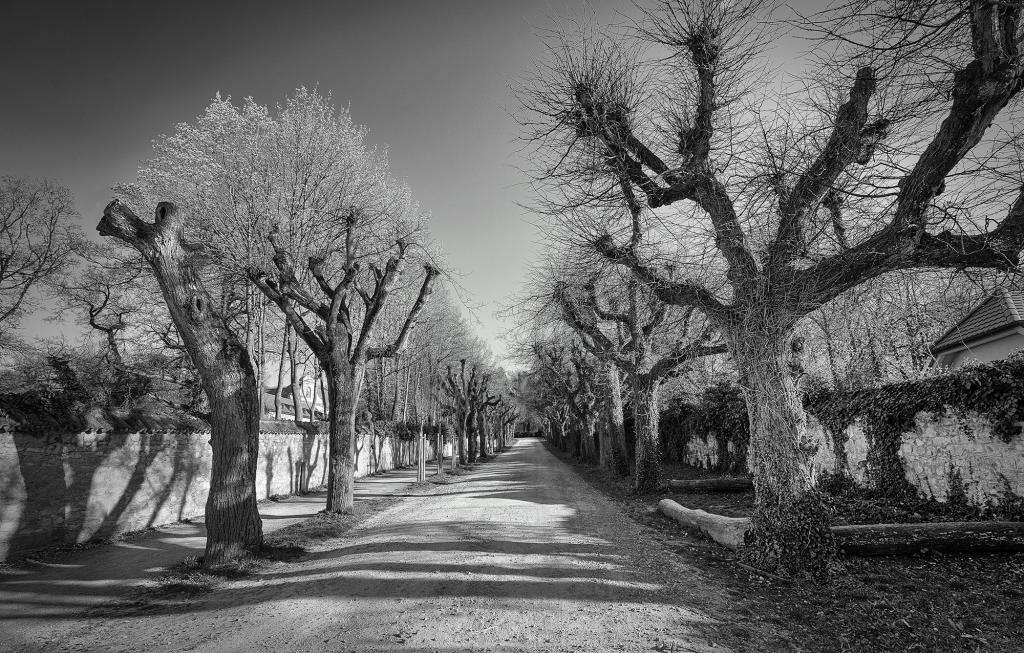
#> input picture test_imgs/test_img.jpeg, 1024 x 653 px, found by its file name
$ python functional_pipeline.py
#> lines starting #> are read from the running program, lines starting #| are printed output that depends on the picture
### noise_model.py
import numpy as np
import math
import cv2
import time

class Photodiode(object):
	"""docstring for Photodiode"""
	def __init__(self,
		name,
		dark_current_noise,
		max_val,
		enable_dcnu=False,
		dcnu_percentage=0.05,
	):
		super(Photodiode, self).__init__()
		self.name = name
		self.dark_current_noise = dark_current_noise
		self.max_val = max_val
		self.enable_dcnu = enable_dcnu
		self.dcnu_noise = None
		self.dcnu_percentage = dcnu_percentage

		# initialize random number generator
		random_seed = int(time.time())
		self.rs = np.random.RandomState(random_seed)

	def apply_gain_and_noise(self, input_signal):
		if len(input_signal.shape) != 2:
			raise Exception("input signal in noise model needs to be in (height, width) 2D shape.")

		input_height, input_width = input_signal.shape

		# simulate photon shot noise using Poisson random function
		signal_after_shot_noise = self.rs.poisson(input_signal, (input_height, input_width))

		# check if DCNU needs to be applied.
		if self.enable_dcnu:
			# first generate dcnu variant for each pixel
			self.dcnu_noise = self.rs.normal(
				loc = self.dark_current_noise,
				scale = self.dark_current_noise*self.dcnu_percentage,
				size = (input_height, input_width)
			)

			# then apply poisson distribution on dcnu
			signal_after_dc_noise = self.rs.poisson(
				self.dcnu_noise,
				size=(input_height, input_width)
			) + signal_after_shot_noise
		else:
			# directly apply dc noise
			signal_after_dc_noise = self.rs.poisson(
				self.dark_current_noise,
				size=(input_height, input_width)
			) + signal_after_shot_noise


		return np.clip(signal_after_dc_noise, a_min=0, a_max=self.max_val)

	def __str__(self):
		return self.name

	def __repr__(self):
		return self.name

class ADCQuantization(object):
	"""docstring for ADCQuantization"""
	def __init__(
		self,
		name,
		adc_noise,
		max_val
	):
		super(ADCQuantization, self).__init__()
		self.name = name
		self.adc_noise = adc_noise
		self.max_val = max_val

		# initialize random number generator
		random_seed = int(time.time())
		self.rs = np.random.RandomState(random_seed)

	def apply_gain_and_noise(self, input_signal):
		if len(input_signal.shape) != 2:
			raise Exception("input signal in noise model needs to be in (height, width) 2D shape.")

		input_height, input_width = input_signal.shape

		# simulate quantization noise
		signal_after_noise = self.rs.normal(
				scale = self.adc_noise,
				size = (input_height, input_width)
			) + input_signal

		return np.clip(signal_after_noise, a_min=0, a_max=self.max_val)

	def __str__(self):
		return self.name

	def __repr__(self):
		return self.name

class PixelwiseComponent(object):
	"""
		A general interface for any noise source resided inside each pixel,
		including floating diffusion, source follower, etc.

		General assumption of the noise source is that the noise
		follows a "zero-mean" Gaussian distribution. Users need
		to provide either noise error (sigma value) or a error
		percentage rate which is applied to the input signal:
		sigma = percentage rate * input signal

		If noise parameter exists, noise_percentage will be ignored.

		Order: gain will be first applied before adding noises.
	"""
	def __init__(
		self,
		name,
		gain=1,
		noise=None,
		max_val=None,
		noise_percentage=None,
		enable_prnu=False,
		prnu_percentage=0.02
	):
		super(PixelwiseComponent, self).__init__()
		self.name = name
		self.gain = gain
		self.noise = noise
		self.max_val = max_val
		self.noise_percentage = noise_percentage
		self.enable_prnu = enable_prnu
		self.prnu_gain = None
		self.prnu_percentage = prnu_percentage

		if self.noise == None and self.noise_percentage == None:
			raise Exception("Insufficient parameters: noise and noise_percentage both are None.")

		# initialize random number generator
		random_seed = int(time.time())
		self.rs = np.random.RandomState(random_seed)

	def apply_gain_and_noise(self, input_signal):
		if len(input_signal.shape) != 2:
			raise Exception("input signal in noise model needs to be in (height, width) 2D shape.")

		input_height, input_width = input_signal.shape
		if self.enable_prnu:
			self.prnu_gain = self.rs.normal(
				loc = self.gain,
				scale = self.gain*self.prnu_percentage,
				size = (input_height, input_width)
			)
			# generate random gain values
			input_after_gain = self.prnu_gain * input_signal
		else:
			input_after_gain = self.gain * input_signal

		if self.noise is not None:
			input_after_noise = self.rs.normal(
				scale = self.noise,
				size = (input_height, input_width)
			) + input_after_gain
		elif self.noise_percentage is not None:
			# print((self.noise_percentage * input_signal).shape)
			input_after_noise = self.rs.normal(
				scale = self.noise_percentage * input_signal,
				size = (input_height, input_width)
			) + input_after_gain
		else:
			raise Exception("Insufficient parameters: noise and noise_percentage both are None.")

		return np.clip(input_after_noise, a_min=0, a_max=self.max_val)

	def __str__(self):
		return self.name

	def __repr__(self):
		return self.name

class FloatingDiffusion(object):
	"""
		Floating Diffusion class

		General assumption of the noise source is that the noise
		follows a "zero-mean" Gaussian distribution. Users need
		to provide either noise error (sigma value).

		Gain is generally slightly less than 1, here, the default value
		is 1.

		To enable CDS and PRNU, just set enable flag to be True.

		if enable_cds is True, apply_gain_and_noise function will
		return two values, one is the input + reset noise,
		and the other is the reset noise.

		Order: gain will be first applied before adding noises.
	"""
	def __init__(
		self,
		name,
		gain=1,
		noise=None,
		max_val=None,
		enable_cds=False,
		enable_prnu=False,
		prnu_percentage=0.02

	):
		super(FloatingDiffusion, self).__init__()
		self.name = name
		self.gain = gain
		self.noise = noise
		self.max_val = max_val
		self.enable_cds = enable_cds
		self.enable_prnu = enable_prnu
		self.prnu_gain = None
		self.prnu_percentage = prnu_percentage

		if self.noise == None:
			raise Exception("Insufficient parameters: noise is None.")

		# initialize random number generator
		random_seed = int(time.time())
		self.rs = np.random.RandomState(random_seed)

	def apply_gain_and_noise(self, input_signal):
		if len(input_signal.shape) != 2:
			raise Exception("input signal in noise model needs to be in (height, width) 2D shape.")

		input_height, input_width = input_signal.shape
		if self.enable_prnu:
			self.prnu_gain = self.rs.normal(
				loc = self.gain,
				scale = self.gain*self.prnu_percentage,
				size = (input_height, input_width)
			)
			# generate random gain values
			input_after_gain = self.prnu_gain * input_signal
		else:
			input_after_gain = self.gain * input_signal

		if self.noise is not None:
			reset_noise = self.rs.normal(
				scale = self.noise,
				size = (input_height, input_width)
			)
			input_after_noise = reset_noise + input_after_gain
		else:
			raise Exception("Insufficient parameters: noise and noise_percentage both are None.")

		if self.enable_cds:
			return np.clip(input_after_noise, a_min=0, a_max=self.max_val), np.clip(reset_noise, a_min=0, a_max=self.max_val)
		else:
			return np.clip(input_after_noise, a_min=0, a_max=self.max_val)

	def __str__(self):
		return self.name

	def __repr__(self):
		return self.name

class CorrelatedDoubleSampling(object):
	"""
		Correlated Double Sampling

		General assumption:
			gain is 1,
			noise follows zero-mean normal distribution.

		Order: gain will be first applied before adding noises.
	"""
	def __init__(
		self,
		name,
		gain=1,
		noise=None,
		max_val=None,
	):
		super(CorrelatedDoubleSampling, self).__init__()
		self.name = name
		self.gain = gain
		self.noise = noise
		self.max_val = max_val

		if self.noise == None:
			raise Exception("Insufficient parameters: noise is None.")

		# initialize random number generator
		random_seed = int(time.time())
		self.rs = np.random.RandomState(random_seed)

	def apply_gain_and_noise(self, input_signal, reset_noise):
		if len(input_signal.shape) != 2:
			raise Exception("input signal in noise model needs to be in (height, width) 2D shape.")

		input_height, input_width = input_signal.shape

		input_diff = input_signal - reset_noise

		if self.noise is not None:
			input_after_noise = self.rs.normal(
				scale = self.noise,
				size = (input_height, input_width)
			) + input_diff
		else:
			raise Exception("Insufficient parameters: noise and noise_percentage both are None.")

		return np.clip(input_after_noise, a_min=0, a_max=self.max_val)

	def __str__(self):
		return self.name

	def __repr__(self):
		return self.name

class ColumnwiseComponent(object):
	"""
		A general interface for any noise source that applies to
		each column, such as column amplifier.

		Order: gain will be first applied before adding noises.
	"""
	def __init__(
		self,
		name,
		gain=1,
		noise=None,
		noise_percentage=None,
		max_val=None,
		enable_prnu=False,
		prnu_percentage=0.01,
		enable_offset=False,
		pixel_offset_voltage=0.1,
		col_offset_voltage=0.05
	):
		super(ColumnwiseComponent, self).__init__()
		self.name = name
		self.gain = gain
		self.noise = noise
		self.max_val = max_val
		self.noise_percentage = noise_percentage
		self.enable_prnu = enable_prnu
		self.prnu_gain = None
		self.prnu_percentage = prnu_percentage
		self.enable_offset = enable_offset
		self.pixel_offset_voltage = pixel_offset_voltage
		self.col_offset_voltage = col_offset_voltage

		if self.noise == None and self.noise_percentage == None:
			raise Exception("Insufficient parameters: noise and noise_percentage both are None.")

		# initialize random number generator
		random_seed = int(time.time())
		self.rs = np.random.RandomState(random_seed)

	def apply_gain_and_noise(self, input_signal):
		if len(input_signal.shape) != 2:
			raise Exception("input signal in noise model needs to be in (height, width) 2D shape.")

		input_height, input_width = input_signal.shape
		if self.enable_offset:
			input_signal += self.pixel_offset_voltage
		if self.enable_prnu:
			self.prnu_gain = np.repeat(
				self.rs.normal(
					loc = self.gain,
					scale = self.gain*self.prnu_percentage,
					size = (1, input_width)
				),
				input_height,
				axis=0
			)
			# generate random gain values
			input_after_gain = self.prnu_gain * input_signal
		else:
			input_after_gain = self.gain * input_signal

		if self.noise is not None:
			input_after_noise = self.rs.normal(
				scale = self.noise,
				size = (input_height, input_width)
			) + input_after_gain
		elif self.noise_percentage is not None:
			# print((self.noise_percentage * input_signal).shape)
			input_after_noise = self.rs.normal(
				scale = self.noise_percentage * input_signal,
				size = (input_height, input_width)
			) + input_after_gain
		else:
			raise Exception("Insufficient parameters: noise and noise_percentage both are None.")

		if self.enable_offset:
			input_after_gain += self.col_offset_voltage

		return np.clip(input_after_noise, a_min=0, a_max=self.max_val)

	def __str__(self):
		return self.name

	def __repr__(self):
		return self.name

### functional_pipeline.py
import numpy as np
import math
import cv2
import time

from noise_model import Photodiode, ADCQuantization, PixelwiseComponent,\
					ColumnwiseComponent, FloatingDiffusion, CorrelatedDoubleSampling

def main():

	img_name = "test_img.jpeg"
	# sensor specs
	full_scale_input_voltage = 2.7 # V
	pixel_full_well_capacity = 10000 # e

	# noise specs
	conversion_gain = 2.7/10000./2.
	column_amplifier_gain = 2.0
	column_amplifier_noise_pct = 0.05
	dc_noise = 2.5 # electrons
	fd_read_noise = 0.02 # V
	sf_read_noise = 0.01 # V
	cds_noise = 0.01 # V
	adc_noise = 0.02 # V
	pixel_offset_voltage = 0.1 # V
	col_offset_voltage = 0.05 # V

	adc_resolution = 8 # bits

	# load test image
	org_img = np.array(cv2.imread(img_name, cv2.IMREAD_GRAYSCALE))

	# a simple inverse img to photon
	photon_input = org_img/np.max(org_img)*pixel_full_well_capacity

	# create noise objects
	pd_noise = Photodiode(
		"Photodiode",
		dark_current_noise=dc_noise,
		max_val=pixel_full_well_capacity,
		enable_dcnu=True,
		dcnu_percentage=0.05,
	)

	signal_after_pd_noise = pd_noise.apply_gain_and_noise(photon_input)
#> in apply_gain_and_noise, `signal_after_dc_noise = self.rs.poisson( self.dcnu_noise, size=(input_..`:
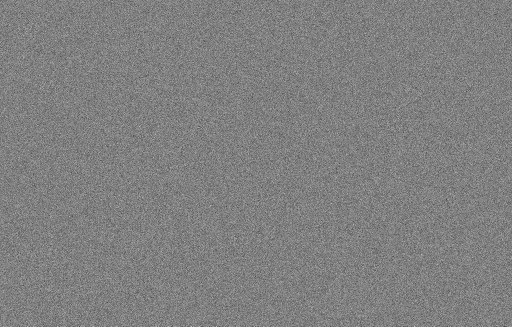
#> self.dcnu_noise: shape (653, 1024) float64 (shown at 1/2 size); min 1.9, max 3.1, mean 2.5; drawn with min black and max white

	print("image after shot noise, max: ", np.max(signal_after_pd_noise))
#| image after shot noise, max:  10000
	cv2.imshow("image after shot noise", signal_after_pd_noise/np.max(signal_after_pd_noise))
	cv2.waitKey(0)
	cv2.destroyAllWindows()

	fd_noise = FloatingDiffusion(
		name = "FloatingDiffusion",
		gain = conversion_gain,
		noise = fd_read_noise,
		max_val = pixel_full_well_capacity*conversion_gain,
		enable_cds = True,
		enable_prnu = True,
	)

	voltage_after_fd_noise, reset_voltage = fd_noise.apply_gain_and_noise(signal_after_pd_noise)
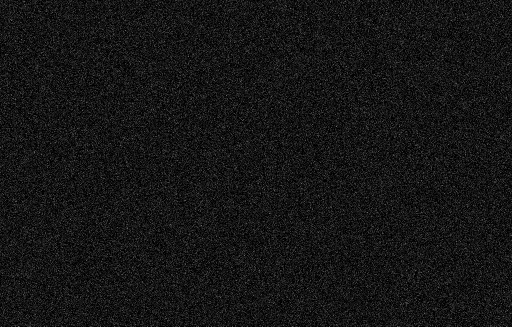
#> reset_voltage: shape (653, 1024) float64 (shown at 1/2 size); min 0, max 0.0955, mean 0.00796; drawn with min black and max white

	print("image after fd noise, max: ", np.max(voltage_after_fd_noise))
#| image after fd noise, max:  1.35
	cv2.imshow("image after fd noise", voltage_after_fd_noise/np.max(voltage_after_fd_noise))
	cv2.waitKey(0)
	cv2.destroyAllWindows()

	sf_noise = PixelwiseComponent(
		name = "SourceFollower",
		gain = 1.0,
		noise = sf_read_noise,
		max_val = pixel_full_well_capacity*conversion_gain,
	)

	voltage_after_sf_noise = sf_noise.apply_gain_and_noise(voltage_after_fd_noise)
	reset_voltage = sf_noise.apply_gain_and_noise(reset_voltage)
#> in apply_gain_and_noise (call 2), `input_after_noise = self.rs.normal( scale = self.noise, size = (input_..`:
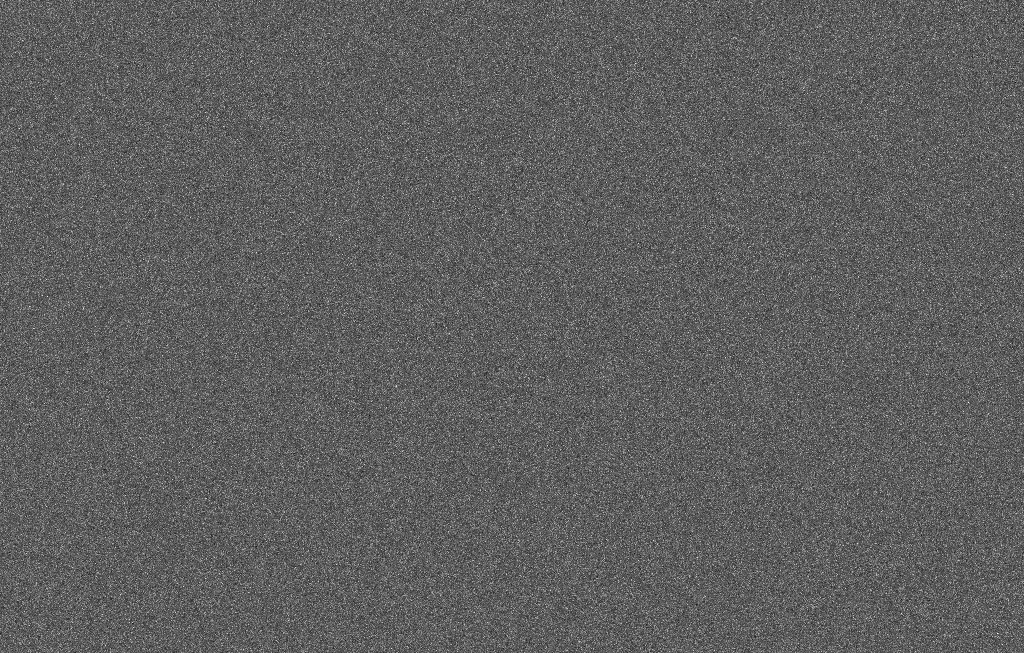
#> input_after_noise: shape (653, 1024) float64; min -0.0498, max 0.105, mean 0.00797; drawn with min black and max white

	print("image after sf noise, max: ", np.max(voltage_after_sf_noise))
#| image after sf noise, max:  1.35

	col_amplifier_noise = ColumnwiseComponent(
		name = "ColumnAmplifier",
		gain = column_amplifier_gain,
		max_val = pixel_full_well_capacity*conversion_gain*column_amplifier_gain,
		noise_percentage = column_amplifier_noise_pct,
		enable_prnu = True
	)

	voltage_after_col_amp_noise = col_amplifier_noise.apply_gain_and_noise(voltage_after_sf_noise)
	reset_voltage = col_amplifier_noise.apply_gain_and_noise(reset_voltage)

	print("voltage_after_col_amp_noise", np.max(voltage_after_col_amp_noise))
#| voltage_after_col_amp_noise 2.7
	cv2.imshow(
		"image after col amplifier noise",
		voltage_after_col_amp_noise/np.max(voltage_after_col_amp_noise)
	)
	cv2.waitKey(0)
	cv2.destroyAllWindows()

	cds_noise = CorrelatedDoubleSampling(
		name = "CorrelatedDoubleSampling",
		noise = cds_noise,
		max_val = pixel_full_well_capacity*conversion_gain*column_amplifier_gain,
	)
	voltage_after_cds_noise = cds_noise.apply_gain_and_noise(voltage_after_col_amp_noise, reset_voltage)

	print("image after cds noise, max: ", np.max(voltage_after_cds_noise))
#| image after cds noise, max:  2.7
	cv2.imshow(
		"image after cds noise",
		voltage_after_cds_noise/np.max(voltage_after_cds_noise)
	)
	cv2.waitKey(0)
	cv2.destroyAllWindows()

	adc_noise = ADCQuantization(
		name = "ADCQuantization",
		adc_noise = adc_noise,
		max_val = pixel_full_well_capacity*conversion_gain*column_amplifier_gain
	)

	img_after_adc = adc_noise.apply_gain_and_noise(voltage_after_col_amp_noise)
	print("image after adc, max: ", np.max(img_after_adc))
#| image after adc, max:  2.7
	img_after_adc = (img_after_adc/full_scale_input_voltage*255).astype(np.uint8)


	cv2.imshow("image after adc", img_after_adc/np.max(img_after_adc))
	cv2.waitKey(0)
	cv2.destroyAllWindows()

	cv2.imwrite("noise_raw2.png", img_after_adc)


if __name__ == '__main__':
	main()

$ run again, with test_imgs/test_eye1.png saved as test_imgs/test_img.jpeg
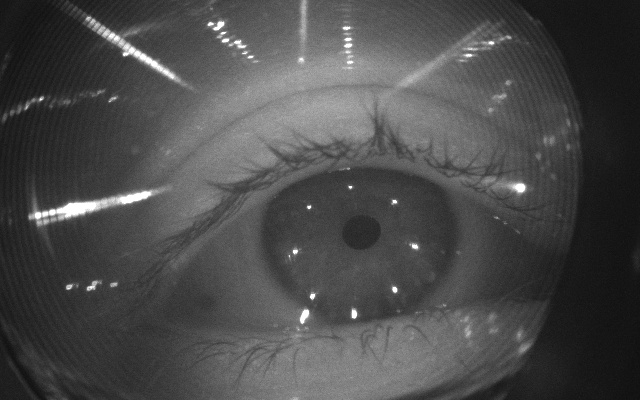
#> input picture test_imgs/test_eye1.png, 640 x 400 px, found by its file name
#> in main, org_img is the input picture: shape (400, 640); min 15, max 255, mean 74.8
#| image after shot noise, max:  10000
#| image after fd noise, max:  1.35
#> in apply_gain_and_noise (call 2), `input_after_noise = self.rs.normal( scale = self.noise, size = (input_..`:
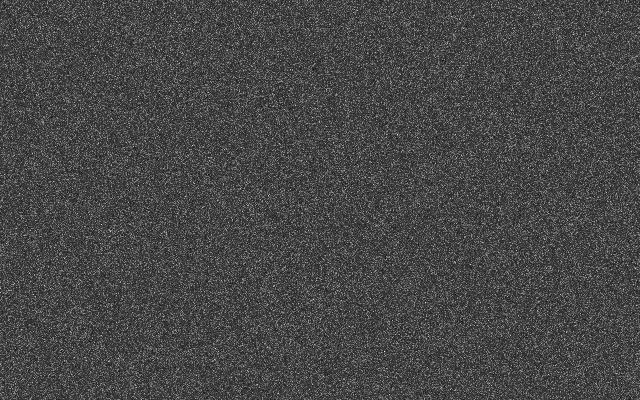
#> input_after_noise: shape (400, 640) float64; min -0.0482, max 0.152, mean 0.00794; drawn with min black and max white
#| image after sf noise, max:  1.35
#> in apply_gain_and_noise (call 2), `input_after_gain = self.prnu_gain * input_signal`:
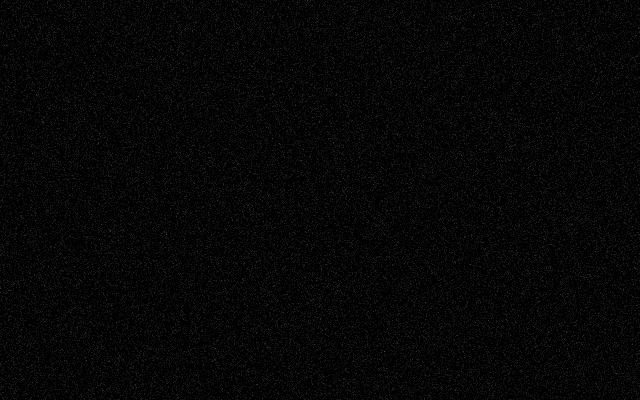
#> input_after_gain: shape (400, 640) float64; min 0, max 0.304, mean 0.0239
#| voltage_after_col_amp_noise 2.7
#| image after cds noise, max:  2.7
#| image after adc, max:  2.7

$ run again, with test_imgs/test_eye2.png saved as test_imgs/test_img.jpeg
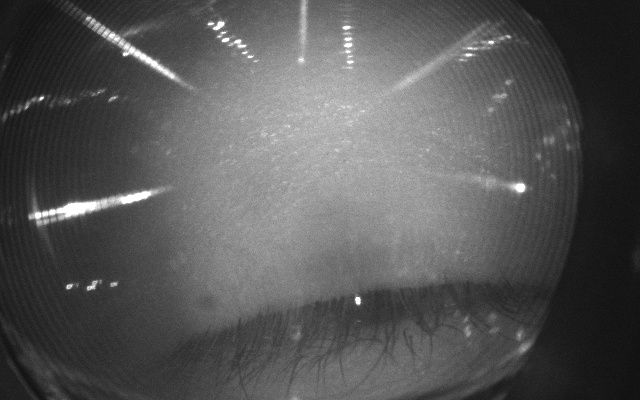
#> input picture test_imgs/test_eye2.png, 640 x 400 px, found by its file name
#> in main, org_img is the input picture: shape (400, 640); min 14, max 255, mean 86.6
#| image after shot noise, max:  10000
#> in main, `voltage_after_fd_noise, reset_voltage = fd_noise.apply_gain_and_noise(..`:
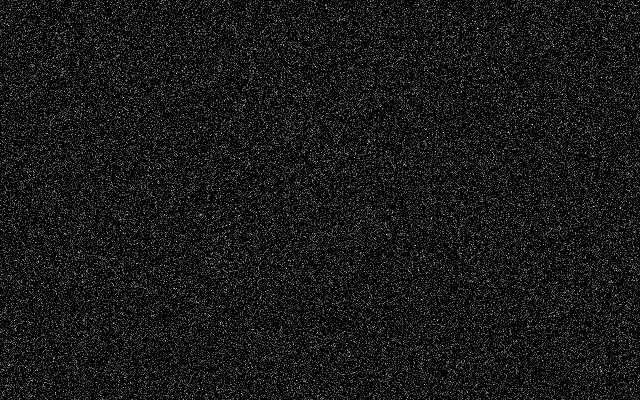
#> reset_voltage: shape (400, 640) float64; min 0, max 0.0893, mean 0.00799; drawn with min black and max white
#| image after fd noise, max:  1.35
#> in apply_gain_and_noise (call 2), `input_after_noise = self.rs.normal( scale = self.noise, size = (input_..`:
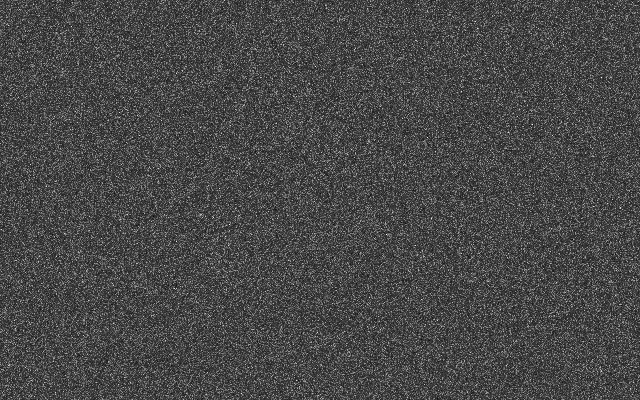
#> input_after_noise: shape (400, 640) float64; min -0.042, max 0.134, mean 0.008; drawn with min black and max white
#| image after sf noise, max:  1.35
#| voltage_after_col_amp_noise 2.7
#| image after cds noise, max:  2.7
#| image after adc, max:  2.7
